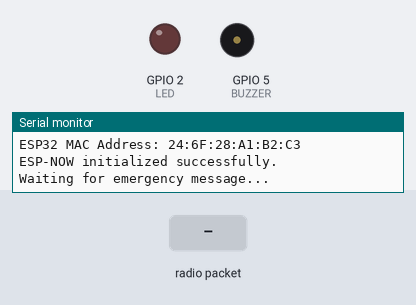
The sketch below on a simulated ESP32. Parts: output pins drawn as LEDs (lit = HIGH), buzzer (waves = sounding, pin HIGH), the last lines printed to the serial monitor. The inputs (shaded band) are chosen by the test bench.

Above: at 1.2 s.
1.3 s: radio packet "1" arrives
At 2.4 s:
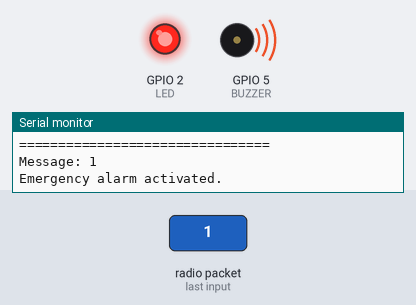
Timing chart, 0 to 7.8 s (numbered marks = the images above; inputs shaded):
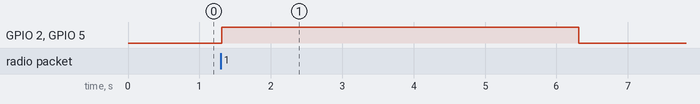

Measured:
- after the input at 1.3 s, GPIO 2 (LED), GPIO 5 (BUZZER): LOW → HIGH at once, → LOW 5.0 s later

The sketch:

sketch.ino
```cpp
#include <WiFi.h>
#include <esp_now.h>

const int LED = 2;
const int BUZZER = 5;

void onDataReceive(const esp_now_recv_info_t *info, const uint8_t *data, int len) {

  Serial.println();
  Serial.println("================================");
  Serial.println("!!! EMERGENCY MESSAGE RECEIVED !!!");
  Serial.println("================================");

  Serial.print("Message: ");
  Serial.println((char *)data);

  digitalWrite(LED, HIGH);
  digitalWrite(BUZZER, HIGH);

  Serial.println("Emergency alarm activated.");

  delay(5000);

  digitalWrite(LED, LOW);
  digitalWrite(BUZZER, LOW);

  Serial.println("Alarm stopped.");
  Serial.println("Waiting for emergency message...");
}

void setup() {
  Serial.begin(115200);

  pinMode(LED, OUTPUT);
  pinMode(BUZZER, OUTPUT);

  digitalWrite(LED, LOW);
  digitalWrite(BUZZER, LOW);

  WiFi.mode(WIFI_STA);
  WiFi.disconnect();

  Serial.println();
  Serial.println("================================");
  Serial.println("OFFLINE EMERGENCY RECEIVER");
  Serial.println("================================");

  Serial.print("ESP32 MAC Address: ");
  Serial.println(WiFi.macAddress());

  if (esp_now_init() != ESP_OK) {
    Serial.println("ERROR: ESP-NOW initialization failed!");
    return;
  }

  esp_now_register_recv_cb(onDataReceive);

  Serial.println("ESP-NOW initialized successfully.");
  Serial.println("Waiting for emergency message...");
}

void loop() {
  delay(100);
}
```
